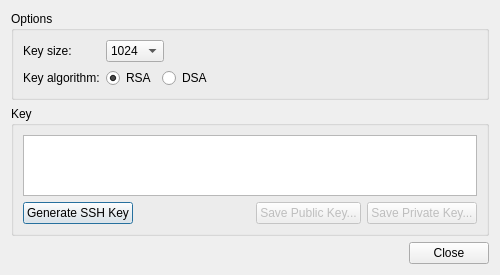
<?xml version="1.0" encoding="UTF-8"?>
<ui version="4.0">
 <class>AndroidSshConfigDialog</class>
 <widget class="QDialog" name="AndroidSshConfigDialog">
  <property name="enabled">
   <bool>true</bool>
  </property>
  <property name="geometry">
   <rect>
    <x>0</x>
    <y>0</y>
    <width>500</width>
    <height>275</height>
   </rect>
  </property>
  <property name="sizePolicy">
   <sizepolicy hsizetype="Preferred" vsizetype="Preferred">
    <horstretch>0</horstretch>
    <verstretch>0</verstretch>
   </sizepolicy>
  </property>
  <property name="minimumSize">
   <size>
    <width>500</width>
    <height>275</height>
   </size>
  </property>
  <property name="windowTitle">
   <string>SSH Key Configuration</string>
  </property>
  <layout class="QVBoxLayout" name="verticalLayout_2">
   <item>
    <widget class="QGroupBox" name="groupBox">
     <property name="title">
      <string>Options</string>
     </property>
     <layout class="QGridLayout" name="gridLayout">
      <item row="0" column="0">
       <widget class="QLabel" name="keySize">
        <property name="sizePolicy">
         <sizepolicy hsizetype="Maximum" vsizetype="Preferred">
          <horstretch>0</horstretch>
          <verstretch>0</verstretch>
         </sizepolicy>
        </property>
        <property name="text">
         <string>Key size:</string>
        </property>
       </widget>
      </item>
      <item row="0" column="1">
       <widget class="QComboBox" name="comboBox">
        <item>
         <property name="text">
          <string notr="true">1024</string>
         </property>
        </item>
        <item>
         <property name="text">
          <string notr="true">2048</string>
         </property>
        </item>
        <item>
         <property name="text">
          <string notr="true">4096</string>
         </property>
        </item>
       </widget>
      </item>
      <item row="0" column="2">
       <spacer name="horizontalSpacer_4">
        <property name="orientation">
         <enum>Qt::Horizontal</enum>
        </property>
        <property name="sizeHint" stdset="0">
         <size>
          <width>328</width>
          <height>20</height>
         </size>
        </property>
       </spacer>
      </item>
      <item row="1" column="0">
       <widget class="QLabel" name="keyAlgo">
        <property name="text">
         <string>Key algorithm:</string>
        </property>
       </widget>
      </item>
      <item row="1" column="1" colspan="2">
       <layout class="QHBoxLayout" name="horizontalLayout_2">
        <item>
         <widget class="QRadioButton" name="rsa">
          <property name="sizePolicy">
           <sizepolicy hsizetype="Maximum" vsizetype="Fixed">
            <horstretch>0</horstretch>
            <verstretch>0</verstretch>
           </sizepolicy>
          </property>
          <property name="text">
           <string>RSA</string>
          </property>
          <property name="checked">
           <bool>true</bool>
          </property>
         </widget>
        </item>
        <item>
         <widget class="QRadioButton" name="dsa">
          <property name="sizePolicy">
           <sizepolicy hsizetype="Maximum" vsizetype="Fixed">
            <horstretch>0</horstretch>
            <verstretch>0</verstretch>
           </sizepolicy>
          </property>
          <property name="text">
           <string>DSA</string>
          </property>
         </widget>
        </item>
        <item>
         <spacer name="horizontalSpacer_3">
          <property name="orientation">
           <enum>Qt::Horizontal</enum>
          </property>
          <property name="sizeHint" stdset="0">
           <size>
            <width>40</width>
            <height>20</height>
           </size>
          </property>
         </spacer>
        </item>
       </layout>
      </item>
     </layout>
    </widget>
   </item>
   <item>
    <widget class="QGroupBox" name="groupBox_2">
     <property name="title">
      <string>Key</string>
     </property>
     <layout class="QVBoxLayout" name="verticalLayout">
      <item>
       <widget class="QPlainTextEdit" name="plainTextEdit">
        <property name="sizePolicy">
         <sizepolicy hsizetype="Expanding" vsizetype="Expanding">
          <horstretch>0</horstretch>
          <verstretch>0</verstretch>
         </sizepolicy>
        </property>
        <property name="minimumSize">
         <size>
          <width>0</width>
          <height>0</height>
         </size>
        </property>
        <property name="toolTip">
         <string notr="true"/>
        </property>
        <property name="undoRedoEnabled">
         <bool>false</bool>
        </property>
        <property name="plainText">
         <string/>
        </property>
        <property name="textInteractionFlags">
         <set>Qt::TextSelectableByKeyboard|Qt::TextSelectableByMouse</set>
        </property>
       </widget>
      </item>
      <item>
       <layout class="QHBoxLayout" name="horizontalLayout">
        <item>
         <widget class="QPushButton" name="generateButton">
          <property name="text">
           <string>Generate SSH Key</string>
          </property>
         </widget>
        </item>
        <item>
         <spacer name="horizontalSpacer">
          <property name="orientation">
           <enum>Qt::Horizontal</enum>
          </property>
          <property name="sizeHint" stdset="0">
           <size>
            <width>40</width>
            <height>20</height>
           </size>
          </property>
         </spacer>
        </item>
        <item>
         <widget class="QPushButton" name="savePublicKey">
          <property name="enabled">
           <bool>false</bool>
          </property>
          <property name="text">
           <string>Save Public Key...</string>
          </property>
         </widget>
        </item>
        <item>
         <widget class="QPushButton" name="savePrivateKey">
          <property name="enabled">
           <bool>false</bool>
          </property>
          <property name="text">
           <string>Save Private Key...</string>
          </property>
         </widget>
        </item>
       </layout>
      </item>
     </layout>
    </widget>
   </item>
   <item>
    <layout class="QHBoxLayout" name="horizontalLayout_3">
     <item>
      <spacer name="horizontalSpacer_2">
       <property name="orientation">
        <enum>Qt::Horizontal</enum>
       </property>
       <property name="sizeHint" stdset="0">
        <size>
         <width>40</width>
         <height>20</height>
        </size>
       </property>
      </spacer>
     </item>
     <item>
      <widget class="QPushButton" name="closeButton">
       <property name="text">
        <string>Close</string>
       </property>
      </widget>
     </item>
    </layout>
   </item>
  </layout>
 </widget>
 <tabstops>
  <tabstop>closeButton</tabstop>
 </tabstops>
 <resources/>
 <connections>
  <connection>
   <sender>closeButton</sender>
   <signal>clicked()</signal>
   <receiver>AndroidSshConfigDialog</receiver>
   <slot>close()</slot>
   <hints>
    <hint type="sourcelabel">
     <x>351</x>
     <y>96</y>
    </hint>
    <hint type="destinationlabel">
     <x>381</x>
     <y>107</y>
    </hint>
   </hints>
  </connection>
 </connections>
</ui>
